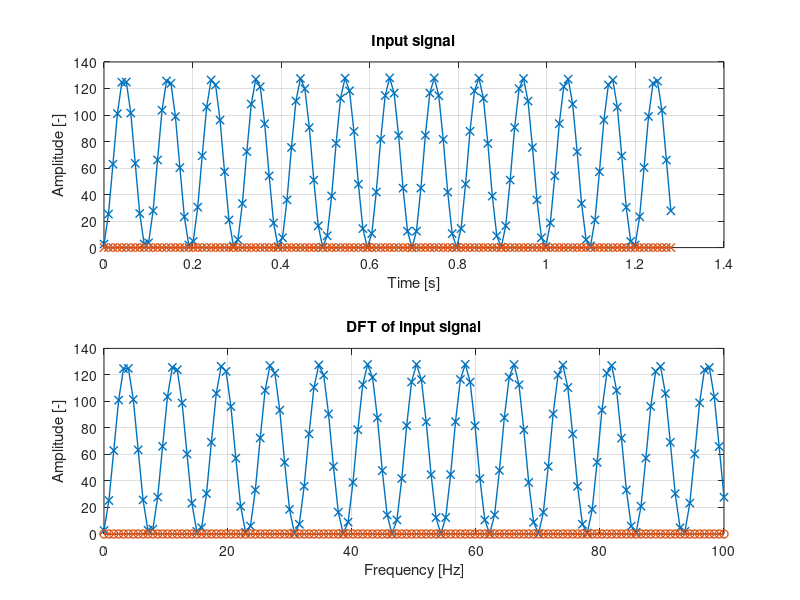

Write MATLAB code to recreate this figure.

%% Clear everthing
clear all;

%% Parameters
N = 128;
Fs = 100;

%% Time vector
t = linspace(0, N/Fs, N);

%%
bitswap = [ 0 64 32 96 16 80 48 112 8 72 40 104 24 88 56 120 4 68 36 100 20 84 52 116 12 76 44 108 28 92 60 124 2 66 34 98 18 82 50 114 10 74 42 106 26 90 58 122 6 70 38 102 22 86 54 118 14 78 46 110 30 94 62 126 1 65 33 97 17 81 49 113 9 73 41 105 25 89 57 121 5 69 37 101 21 85 53 117 13 77 45 109 29 93 61 125 3 67 35 99 19 83 51 115 11 75 43 107 27 91 59 123 7 71 39 103 23 87 55 119 15 79 47 111 31 95 63 127];
TSinCos = [ 0 64 0 64 64 0 0 64 45 45 64 0 45 -45 0 64 24 59 45 45 59 24 64 0 59 -24 45 -45 24 -59 0 64 12 62 24 59 35 53 45 45 53 35 59 24 62 12 64 0 62 -12 59 -24 53 -35 45 -45 35 -53 24 -59 12 -62 0 64 6 63 12 62 18 61 24 59 30 56 35 53 40 49 45 45 49 40 53 35 56 30 59 24 61 18 62 12 63 6 64 0 63 -6 62 -12 61 -18 59 -24 56 -30 53 -35 49 -40 45 -45 40 -49 35 -53 30 -56 24 -59 18 -61 12 -62 6 -63 0 64 3 63 6 63 9 63 12 62 15 62 18 61 21 60 24 59 27 57 30 56 32 54 35 53 38 51 40 49 42 47 45 45 47 42 49 40 51 38 53 35 54 32 56 30 57 27 59 24 60 21 61 18 62 15 62 12 63 9 63 6 63 3 64 0 63 -3 63 -6 63 -9 62 -12 62 -15 61 -18 60 -21 59 -24 57 -27 56 -30 54 -32 53 -35 51 -38 49 -40 47 -42 45 -45 42 -47 40 -49 38 -51 35 -53 32 -54 30 -56 27 -57 24 -59 21 -60 18 -61 15 -62 12 -62 9 -63 6 -63 3 -63];

%% Create signal
signalRe  = 64+64*sin(2*pi*10*t+5);
signalIm  = zeros(1,length(signalRe));

signalRe_backup  = signalRe;
signalIm_backup  = signalIm;

%% DFT


%% Recalcualate values
%S = abs(S);
%S = S/N*2;

%% Calcualte frequencx vector
%F = 0:127;
F = linspace(0, Fs, N);

%% Plot
% Signal
subplot(2, 1, 1);
plot(t, signalRe_backup, 'linewidth', 1, '-x');
hold on;
plot(t, signalIm_backup, 'linewidth', 1, '-x');
hold off;
grid on;
title('Input signal');
xlabel('Time [s]');
ylabel('Amplitude [-]');
% DFT
subplot(2, 1, 2);
plot(F, signalRe, 'linewidth', 1, '-x');
hold on;
plot(F, signalIm, 'linewidth', 1, '-o');
hold off;
grid on;
title('DFT of input signal');
xlabel('Frequency [Hz]');
ylabel('Amplitude [-]');